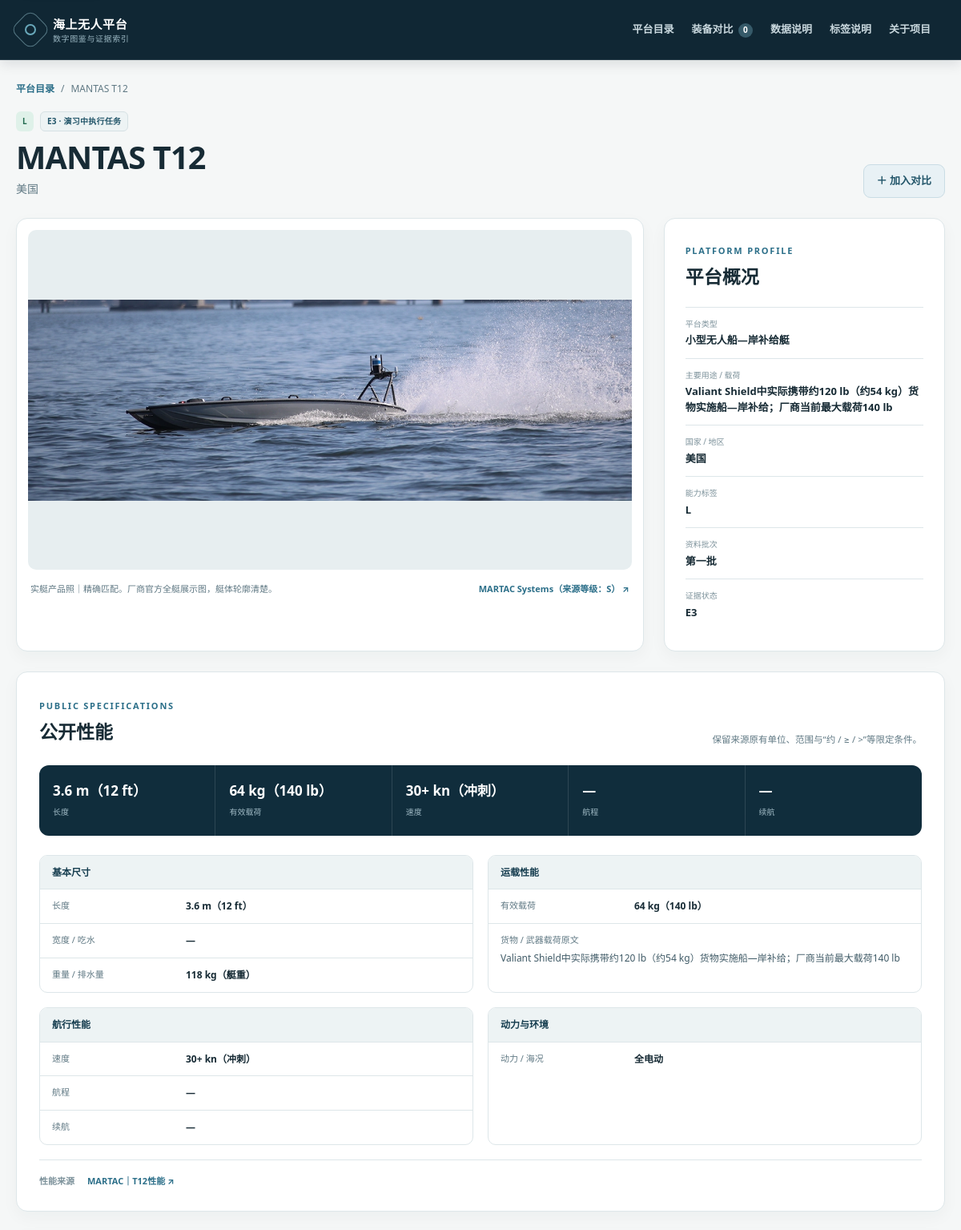
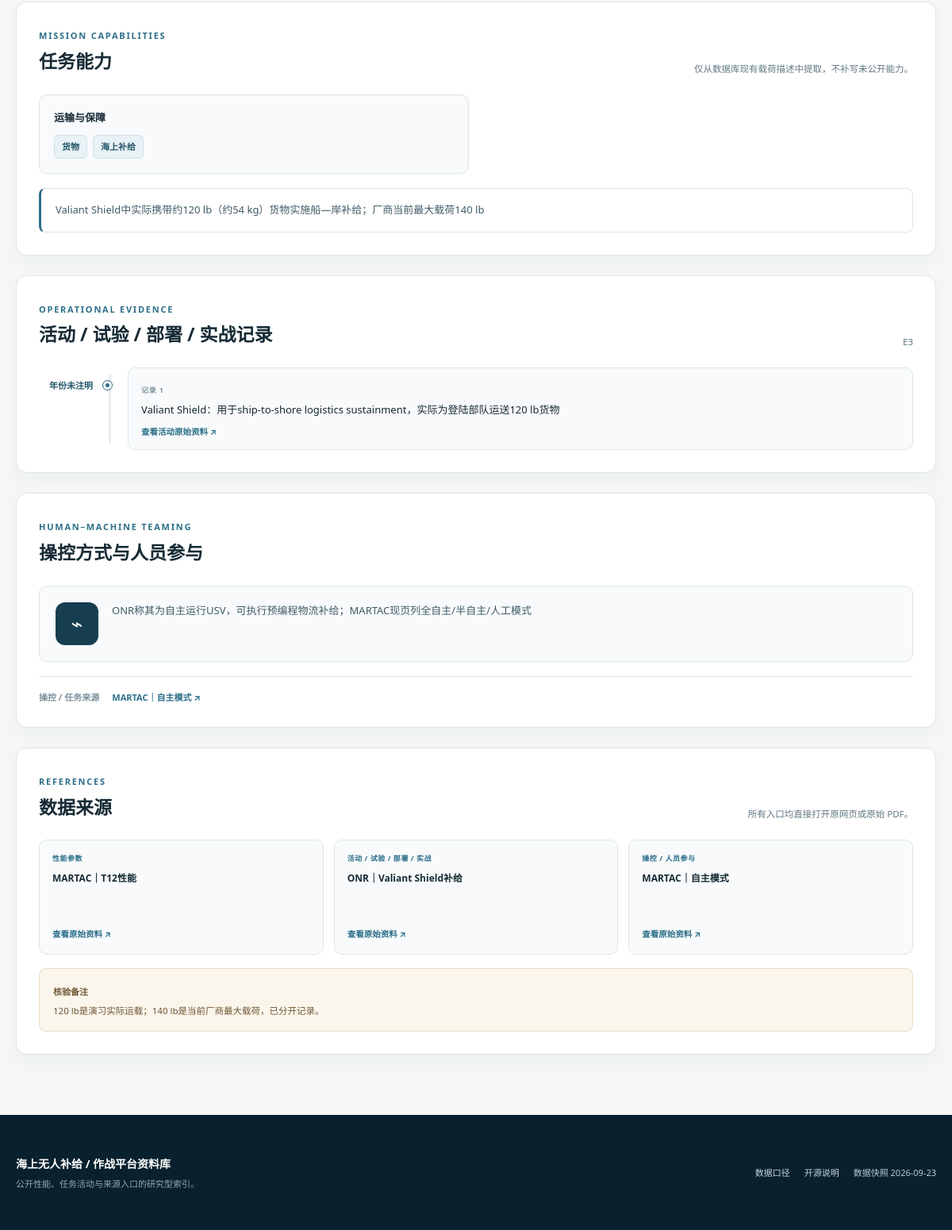
The app's page /platform/3 with its own data (2 pictures, top to bottom).
### tables this page shows
CREATE TABLE platforms (
    id INTEGER PRIMARY KEY,
    name TEXT NOT NULL UNIQUE,
    country TEXT NOT NULL,
    batch INTEGER NOT NULL CHECK (batch IN (1, 2)),
    label TEXT NOT NULL CHECK (label IN ('L', 'L/W', 'W')),
    platform_type TEXT,
    payload_description TEXT,
    length_text TEXT,
    beam_draft_text TEXT,
    weight_displacement_text TEXT,
    payload_text TEXT,
    speed_text TEXT,
    range_text TEXT,
    endurance_text TEXT,
    propulsion_sea_text TEXT,
    control_people TEXT,
    evidence_code TEXT CHECK (evidence_code IN ('E2', 'E3', 'E4', 'E5') OR evidence_code IS NULL),
    evidence_raw TEXT,
    verification_note TEXT,
    source_sheet TEXT NOT NULL,
    source_row INTEGER NOT NULL,
    UNIQUE (source_sheet, source_row)
);

CREATE TABLE platform_images (
    id INTEGER PRIMARY KEY,
    platform_id INTEGER NOT NULL REFERENCES platforms(id) ON DELETE CASCADE,
    image_url TEXT,
    local_path TEXT,
    caption TEXT,
    source_url TEXT,
    source_name TEXT,
    image_type TEXT NOT NULL DEFAULT 'other'
        CHECK (image_type IN ('official', 'exercise', 'combat', 'manufacturer', 'control', 'loading', 'other')),
    is_primary INTEGER NOT NULL DEFAULT 0 CHECK (is_primary IN (0, 1)),
    sort_order INTEGER NOT NULL DEFAULT 0,
    created_at TEXT NOT NULL DEFAULT CURRENT_TIMESTAMP,
    CHECK (image_url IS NOT NULL OR local_path IS NOT NULL),
    CHECK (image_url IS NULL OR image_url LIKE 'http://%' OR image_url LIKE 'https://%'),
    CHECK (source_url IS NULL OR source_url LIKE 'http://%' OR source_url LIKE 'https://%')
);

CREATE TABLE source_links (
    id INTEGER PRIMARY KEY,
    platform_id INTEGER NOT NULL REFERENCES platforms(id) ON DELETE CASCADE,
    role TEXT NOT NULL CHECK (role IN ('performance', 'activity', 'control')),
    title TEXT NOT NULL,
    url TEXT NOT NULL,
    UNIQUE (platform_id, role, url)
);

CREATE TABLE activities (
    id INTEGER PRIMARY KEY,
    platform_id INTEGER NOT NULL REFERENCES platforms(id) ON DELETE CASCADE,
    sequence_no INTEGER NOT NULL,
    description TEXT NOT NULL,
    UNIQUE (platform_id, sequence_no)
);

### app.py (the view)
    @app.route("/platform/<int:platform_id>")
    def detail(platform_id):
        db = get_db()
        row = db.execute("SELECT * FROM platforms WHERE id = ?", (platform_id,)).fetchone()
        if row is None:
            abort(404)
        platform = dict(row)
        activities = [
            {**dict(item), "year": activity_year(item["description"])}
            for item in db.execute(
                "SELECT id, sequence_no, description FROM activities WHERE platform_id = ? ORDER BY sequence_no",
                (platform_id,),
            ).fetchall()
        ]
        links = clean_links(db.execute(
            "SELECT role, title, url FROM source_links WHERE platform_id = ? "
            "ORDER BY CASE role WHEN 'performance' THEN 1 WHEN 'activity' THEN 2 ELSE 3 END, id",
            (platform_id,),
        ).fetchall())
        links_by_role = {role: [link for link in links if link["role"] == role] for role in SOURCE_ROLE_LABELS}
        return render_template(
            "platform_detail.html", platform=platform, activities=activities, links=links,
            links_by_role=links_by_role, images=platform_images(db, platform_id),
            performance_groups=PERFORMANCE_GROUPS, highlight_fields=HIGHLIGHT_FIELDS,
            capability_groups=capability_groups(platform.get("payload_description")),
        )

### app.py (called while the page is built)
def is_missing(value) -> bool:
    if value is None or not str(value).strip():
        return True
    text = str(value).strip()
    return text in MISSING_VALUES

def safe_http_url(value: str | None) -> str | None:
    if not value:
        return None
    url = value.strip()
    if any(character.isspace() or ord(character) < 32 for character in url):
        return None
    try:
        parsed = urlparse(url)
        _port = parsed.port
    except ValueError:
        return None
    if (
        parsed.scheme.lower() not in {"http", "https"}
        or not parsed.hostname
        or parsed.username is not None
        or parsed.password is not None
    ):
        return None
    return url

def safe_static_path(value: str | None) -> str | None:
    if not value:
        return None
    normalized = value.strip().replace("\\", "/")
    path = PurePosixPath(normalized)
    if path.is_absolute() or ".." in path.parts or normalized.startswith("/"):
        return None
    if normalized != "img/placeholder-platform.svg" and not normalized.startswith("img/platforms/"):
        return None
    return normalized

def capability_groups(text: str | None) -> list[dict]:
    source = text or ""
    groups = []
    for heading, terms in CAPABILITY_TERMS.items():
        labels = []
        for needle, label in terms:
            if needle.lower() in source.lower() and label not in labels:
                if needle == "火箭" and "制导火箭" in source:
                    continue
                labels.append(label)
        if labels:
            groups.append({"heading": heading, "items": labels})
    return groups

def activity_year(description: str) -> str:
    match = re.search(r"(?<!\d)(20\d{2})(?!\d)", description or "")
    return match.group(1) if match else "年份未注明"

def evidence_badge_label(code: str | None, raw: str | None) -> str:
    if code in EVIDENCE_HELP:
        return code
    if re.search(r"未达\s*E2", raw or "", flags=re.IGNORECASE):
        return "未达E2"
    return "未评级"

### templates/platform_detail.html (shortened to what this page needs)
{% extends "base.html" %}
{% block content %}
<div class="page-shell detail-page">
  <nav class="breadcrumbs" aria-label="面包屑"><a href="{{ url_for('index') }}">平台目录</a><span>/</span><span aria-current="page">{{ platform.name }}</span></nav>
  <header class="detail-titlebar">
    <div><div class="title-badges"><span class="label-badge label-{{ platform.label|replace('/', '') }}">{{ platform.label }}</span><span class="evidence-badge evidence-{{ platform.evidence_code or 'NA' }}">{{ evidence_badge_label(platform.evidence_code, platform.evidence_raw) }}{% if platform.evidence_code %} · {{ evidence_help[platform.evidence_code] }}{% endif %}</span></div><h1>{{ platform.name }}</h1><p>{{ platform.country }}</p></div>
    <button class="button button-compare" type="button" data-compare-toggle data-platform-id="{{ platform.id }}" data-platform-name="{{ platform.name }}" data-platform-country="{{ platform.country }}" aria-pressed="false">＋ 加入对比</button>
  </header>
  <section class="detail-overview" aria-label="平台概览">
    <div class="gallery" data-gallery>
      <div class="gallery-stage">
        <img src="{{ images[0].src }}" alt="{{ platform.name }}；{{ images[0].caption }}" decoding="async" data-gallery-main data-image-fallback="{{ url_for('static', filename='img/placeholder-platform.svg') }}">
      </div>
      <div class="gallery-meta"><p data-gallery-caption>{{ images[0].caption }}</p><a {% if not images[0].source_url %}hidden{% endif %} href="{{ images[0].source_url or '#' }}" target="_blank" rel="noopener noreferrer" data-gallery-source>{{ images[0].source_name or '查看图片来源' }} ↗</a></div>
    </div>
    <aside class="platform-snapshot">
      <span class="eyebrow eyebrow-dark">PLATFORM PROFILE</span><h2>平台概况</h2>
      <dl><div><dt>平台类型</dt><dd>{{ platform.platform_type|shown }}</dd></div><div><dt>主要用途 / 载荷</dt><dd>{{ platform.payload_description|shown }}</dd></div><div><dt>国家 / 地区</dt><dd>{{ platform.country }}</dd></div><div><dt>能力标签</dt><dd>{{ platform.label }}</dd></div><div><dt>资料批次</dt><dd>第{{ '一' if platform.batch == 1 else '二' }}批</dd></div><div><dt>证据状态</dt><dd>{{ platform.evidence_raw|shown }}</dd></div></dl>
    </aside>
  </section>
  <section class="detail-section" id="performance">
    <div class="section-heading"><div><span class="eyebrow eyebrow-dark">PUBLIC SPECIFICATIONS</span><h2>公开性能</h2></div><p>保留来源原有单位、范围与“约 / ≥ / &gt;”等限定条件。</p></div>
    <dl class="metric-strip">{% for field, label in highlight_fields %}<div><dt>{{ label }}</dt><dd>{{ platform[field]|shown }}</dd></div>{% endfor %}</dl>
    <div class="spec-groups">
      {% for group, fields in performance_groups %}<section class="spec-group"><h3>{{ group }}</h3><dl>{% for field, label in fields %}<div><dt>{{ label }}</dt><dd>{{ platform[field]|shown }}</dd></div>{% endfor %}{% if group == '运载性能' %}<div class="spec-wide"><dt>货物 / 武器载荷原文</dt><dd>{{ platform.payload_description|shown }}</dd></div>{% endif %}</dl></section>{% endfor %}
    </div>
    {% if links_by_role.performance %}<div class="inline-sources"><span>性能来源</span>{% for link in links_by_role.performance %}<a href="{{ link.url }}" target="_blank" rel="noopener noreferrer">{{ link.title }} ↗</a>{% endfor %}</div>{% endif %}
  </section>
  <section class="detail-section" id="capabilities">
    <div class="section-heading"><div><span class="eyebrow eyebrow-dark">MISSION CAPABILITIES</span><h2>任务能力</h2></div><p>仅从数据库现有载荷描述中提取，不补写未公开能力。</p></div>
    {% if capability_groups %}<div class="capability-groups">{% for group in capability_groups %}<div class="capability-group"><h3>{{ group.heading }}</h3><div>{% for item in group['items'] %}<span>{{ item }}</span>{% endfor %}</div></div>{% endfor %}</div>{% endif %}
    <p class="source-text-block">{{ platform.payload_description|shown }}</p>
  </section>
  <section class="detail-section" id="activities">
    <div class="section-heading"><div><span class="eyebrow eyebrow-dark">OPERATIONAL EVIDENCE</span><h2>活动 / 试验 / 部署 / 实战记录</h2></div><p>{{ platform.evidence_raw|shown }}</p></div>
    {% if activities %}<ol class="timeline">{% for activity in activities %}<li><div class="timeline-year">{{ activity.year }}</div><div class="timeline-marker" aria-hidden="true"></div><article><span>记录 {{ loop.index|string|upper }}</span><p>{{ activity.description }}</p>{% if links_by_role.activity %}<div>{% for link in links_by_role.activity %}<a href="{{ link.url }}" target="_blank" rel="noopener noreferrer">查看活动原始资料 ↗</a>{% endfor %}</div>{% endif %}</article></li>{% endfor %}</ol>{% else %}<p class="empty-inline">原始数据暂未拆分出活动记录。</p>{% endif %}
  </section>
  <section class="detail-section" id="control">
    <div class="section-heading"><div><span class="eyebrow eyebrow-dark">HUMAN–MACHINE TEAMING</span><h2>操控方式与人员参与</h2></div></div>
    <div class="control-panel"><div class="control-icon" aria-hidden="true">⌁</div><p>{{ platform.control_people|shown }}</p></div>
    {% if links_by_role.control %}<div class="inline-sources"><span>操控 / 任务来源</span>{% for link in links_by_role.control %}<a href="{{ link.url }}" target="_blank" rel="noopener noreferrer">{{ link.title }} ↗</a>{% endfor %}</div>{% endif %}
  </section>
  <section class="detail-section references-section" id="references">
    <div class="section-heading"><div><span class="eyebrow eyebrow-dark">REFERENCES</span><h2>数据来源</h2></div><p>所有入口均直接打开原网页或原始 PDF。</p></div>
    <div class="reference-grid">{% for link in links %}{% include 'partials/source_link.html' %}{% endfor %}</div>
    {% if platform.verification_note %}<aside class="verification-note"><strong>核验备注</strong><p>{{ platform.verification_note }}</p></aside>{% endif %}
  </section>
</div>
{% endblock %}

### templates/partials/source_link.html
<a class="reference-card" href="{{ link.url }}" target="_blank" rel="noopener noreferrer" data-testid="source-link">
  <span class="reference-type">{{ link.role_label }}</span>
  <strong>{{ link.title }}</strong>
  <span class="reference-action">查看原始资料 <span aria-hidden="true">↗</span></span>
</a>

### records on screen
platforms: name "MANTAS T12", label "L", evidence_code+evidence_raw "E3", evidence_code "演习中执行任务", country "美国", platform_type|shown "小型无人船—岸补给艇", payload_description|shown "Valiant Shield中实际携带约120 lb（约54 kg）货物实施船—岸补给；厂商当前最大载荷140 lb", batch "一", evidence_raw|shown "E3", length_text "3.6 m（12 ft）" "64 kg（140 lb）" "30+ kn（冲刺）" "—" "—", length_text "3.6 m（12 ft）" "—" "118 kg（艇重）" "64 kg（140 lb）" "30+ kn（冲刺）" "—" "—" "全电动", payload_description|shown "Valiant Shield中实际携带约120 lb（约54 kg）货物实施船—岸补给；厂商当前最大载荷140 lb", control_people|shown "ONR称其为自主运行USV，可执行预编程物流补给；MARTAC现页列全自主/半自主/人工模式", verification_note "120 lb是演习实际运载；140 lb是当前厂商最大载荷，已分开记录。"
platform_images: caption "实艇产品照｜精确匹配。厂商官方全艇展示图，艇体轮廓清楚。", source_name "MARTAC Systems（来源等级：S）"
source_links: title "MARTAC｜T12性能", role_label "性能参数"
activities: year "年份未注明", description "Valiant Shield：用于ship-to-shore logistics sustainment，实际为登陆部队运送120 lb货物"
source_links: role_label "活动 / 试验 / 部署 / 实战", title "ONR｜Valiant Shield补给"
source_links: title "MARTAC｜自主模式", role_label "操控 / 人员参与"

### other values on screen
{{ label }} "长度" "有效载荷" "速度" "航程" "续航"
{{ group }} "基本尺寸" "运载性能" "航行性能" "动力与环境"
{{ label }} "长度" "宽度 / 吃水" "重量 / 排水量" "有效载荷" "速度" "航程" "续航" "动力 / 海况"
{{ group.heading }} "运输与保障"
{{ item }} "货物" "海上补给"
